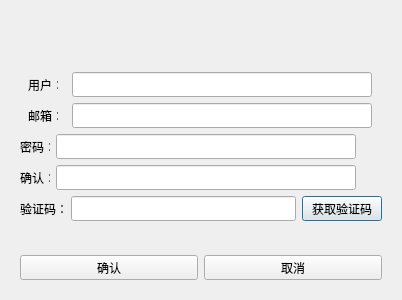
<?xml version="1.0" encoding="UTF-8"?>
<ui version="4.0">
 <class>ResetPasswordDialog</class>
 <widget class="QDialog" name="ResetPasswordDialog">
  <property name="geometry">
   <rect>
    <x>0</x>
    <y>0</y>
    <width>400</width>
    <height>300</height>
   </rect>
  </property>
  <property name="windowTitle">
   <string>Dialog</string>
  </property>
  <layout class="QVBoxLayout" name="verticalLayout_2">
   <item>
    <layout class="QVBoxLayout" name="verticalLayout">
     <item>
      <widget class="QStackedWidget" name="stackedWidget">
       <widget class="QWidget" name="page">
        <layout class="QVBoxLayout" name="verticalLayout_3">
         <item>
          <widget class="QWidget" name="error_widget" native="true">
           <layout class="QVBoxLayout" name="verticalLayout_4">
            <item>
             <widget class="QLabel" name="error_label">
              <property name="minimumSize">
               <size>
                <width>0</width>
                <height>20</height>
               </size>
              </property>
              <property name="text">
               <string/>
              </property>
              <property name="alignment">
               <set>Qt::AlignmentFlag::AlignCenter</set>
              </property>
             </widget>
            </item>
           </layout>
          </widget>
         </item>
         <item>
          <spacer name="verticalSpacer">
           <property name="orientation">
            <enum>Qt::Orientation::Vertical</enum>
           </property>
           <property name="sizeHint" stdset="0">
            <size>
             <width>20</width>
             <height>20</height>
            </size>
           </property>
          </spacer>
         </item>
         <item>
          <layout class="QHBoxLayout" name="horizontalLayout_user">
           <item>
            <widget class="QLabel" name="user_label">
             <property name="minimumSize">
              <size>
               <width>30</width>
               <height>25</height>
              </size>
             </property>
             <property name="maximumSize">
              <size>
               <width>30</width>
               <height>25</height>
              </size>
             </property>
             <property name="text">
              <string>用户：</string>
             </property>
            </widget>
           </item>
           <item>
            <widget class="QLineEdit" name="user_edit">
             <property name="minimumSize">
              <size>
               <width>300</width>
               <height>25</height>
              </size>
             </property>
             <property name="maximumSize">
              <size>
               <width>300</width>
               <height>25</height>
              </size>
             </property>
            </widget>
           </item>
          </layout>
         </item>
         <item>
          <layout class="QHBoxLayout" name="horizontalLayout_email">
           <item>
            <widget class="QLabel" name="email_label">
             <property name="minimumSize">
              <size>
               <width>30</width>
               <height>25</height>
              </size>
             </property>
             <property name="maximumSize">
              <size>
               <width>30</width>
               <height>25</height>
              </size>
             </property>
             <property name="text">
              <string>邮箱：</string>
             </property>
            </widget>
           </item>
           <item>
            <widget class="QLineEdit" name="email_edit">
             <property name="minimumSize">
              <size>
               <width>300</width>
               <height>25</height>
              </size>
             </property>
             <property name="maximumSize">
              <size>
               <width>300</width>
               <height>25</height>
              </size>
             </property>
            </widget>
           </item>
          </layout>
         </item>
         <item>
          <layout class="QHBoxLayout" name="horizontalLayout_pass">
           <item>
            <widget class="QLabel" name="pass_label">
             <property name="minimumSize">
              <size>
               <width>30</width>
               <height>25</height>
              </size>
             </property>
             <property name="maximumSize">
              <size>
               <width>30</width>
               <height>25</height>
              </size>
             </property>
             <property name="text">
              <string>密码：</string>
             </property>
            </widget>
           </item>
           <item>
            <widget class="QLineEdit" name="pass_edit">
             <property name="minimumSize">
              <size>
               <width>300</width>
               <height>25</height>
              </size>
             </property>
             <property name="maximumSize">
              <size>
               <width>300</width>
               <height>25</height>
              </size>
             </property>
            </widget>
           </item>
           <item>
            <widget class="ClickedLabel" name="pass_visible">
             <property name="minimumSize">
              <size>
               <width>20</width>
               <height>20</height>
              </size>
             </property>
             <property name="maximumSize">
              <size>
               <width>20</width>
               <height>20</height>
              </size>
             </property>
             <property name="text">
              <string/>
             </property>
            </widget>
           </item>
          </layout>
         </item>
         <item>
          <layout class="QHBoxLayout" name="horizontalLayout_confirm">
           <item>
            <widget class="QLabel" name="confirm_label">
             <property name="minimumSize">
              <size>
               <width>30</width>
               <height>25</height>
              </size>
             </property>
             <property name="maximumSize">
              <size>
               <width>30</width>
               <height>25</height>
              </size>
             </property>
             <property name="text">
              <string>确认：</string>
             </property>
            </widget>
           </item>
           <item>
            <widget class="QLineEdit" name="confirm_edit">
             <property name="minimumSize">
              <size>
               <width>300</width>
               <height>25</height>
              </size>
             </property>
             <property name="maximumSize">
              <size>
               <width>300</width>
               <height>25</height>
              </size>
             </property>
            </widget>
           </item>
           <item>
            <widget class="ClickedLabel" name="confirm_visible">
             <property name="minimumSize">
              <size>
               <width>20</width>
               <height>20</height>
              </size>
             </property>
             <property name="maximumSize">
              <size>
               <width>20</width>
               <height>20</height>
              </size>
             </property>
             <property name="text">
              <string/>
             </property>
            </widget>
           </item>
          </layout>
         </item>
         <item>
          <layout class="QHBoxLayout" name="horizontalLayout_verify">
           <item>
            <widget class="QLabel" name="varify_label">
             <property name="minimumSize">
              <size>
               <width>45</width>
               <height>25</height>
              </size>
             </property>
             <property name="maximumSize">
              <size>
               <width>45</width>
               <height>25</height>
              </size>
             </property>
             <property name="text">
              <string>验证码：</string>
             </property>
            </widget>
           </item>
           <item>
            <widget class="QLineEdit" name="varify_edit">
             <property name="minimumSize">
              <size>
               <width>0</width>
               <height>25</height>
              </size>
             </property>
             <property name="maximumSize">
              <size>
               <width>16777215</width>
               <height>25</height>
              </size>
             </property>
            </widget>
           </item>
           <item>
            <widget class="QPushButton" name="get_btn">
             <property name="minimumSize">
              <size>
               <width>0</width>
               <height>25</height>
              </size>
             </property>
             <property name="maximumSize">
              <size>
               <width>16777215</width>
               <height>25</height>
              </size>
             </property>
             <property name="text">
              <string>获取验证码</string>
             </property>
            </widget>
           </item>
          </layout>
         </item>
         <item>
          <spacer name="verticalSpacer_3">
           <property name="orientation">
            <enum>Qt::Orientation::Vertical</enum>
           </property>
           <property name="sizeHint" stdset="0">
            <size>
             <width>20</width>
             <height>40</height>
            </size>
           </property>
          </spacer>
         </item>
         <item>
          <layout class="QHBoxLayout" name="horizontalLayout_buttons">
           <item>
            <widget class="QPushButton" name="confirm_btn">
             <property name="minimumSize">
              <size>
               <width>0</width>
               <height>25</height>
              </size>
             </property>
             <property name="text">
              <string>确认</string>
             </property>
            </widget>
           </item>
           <item>
            <widget class="QPushButton" name="cancel_btn">
             <property name="minimumSize">
              <size>
               <width>0</width>
               <height>25</height>
              </size>
             </property>
             <property name="text">
              <string>取消</string>
             </property>
            </widget>
           </item>
          </layout>
         </item>
        </layout>
       </widget>
       <widget class="QWidget" name="page_2">
        <layout class="QVBoxLayout" name="verticalLayout_page2">
         <item>
          <spacer name="verticalSpacer_page2_top">
           <property name="orientation">
            <enum>Qt::Orientation::Vertical</enum>
           </property>
           <property name="sizeHint" stdset="0">
            <size>
             <width>20</width>
             <height>80</height>
            </size>
           </property>
          </spacer>
         </item>
         <item>
          <widget class="QLabel" name="tip_label">
           <property name="text">
            <string>密码重置成功</string>
           </property>
           <property name="alignment">
            <set>Qt::AlignmentFlag::AlignCenter</set>
           </property>
          </widget>
         </item>
         <item>
          <layout class="QHBoxLayout" name="horizontalLayout_page2">
           <item>
            <spacer name="horizontalSpacer_page2">
             <property name="orientation">
              <enum>Qt::Orientation::Horizontal</enum>
             </property>
             <property name="sizeHint" stdset="0">
              <size>
               <width>40</width>
               <height>20</height>
              </size>
             </property>
            </spacer>
           </item>
           <item>
            <widget class="QPushButton" name="backlogin_btn">
             <property name="text">
              <string>返回登录</string>
             </property>
            </widget>
           </item>
           <item>
            <spacer name="horizontalSpacer_page2_2">
             <property name="orientation">
              <enum>Qt::Orientation::Horizontal</enum>
             </property>
             <property name="sizeHint" stdset="0">
              <size>
               <width>40</width>
               <height>20</height>
              </size>
             </property>
            </spacer>
           </item>
          </layout>
         </item>
         <item>
          <spacer name="verticalSpacer_page2_bottom">
           <property name="orientation">
            <enum>Qt::Orientation::Vertical</enum>
           </property>
           <property name="sizeHint" stdset="0">
            <size>
             <width>20</width>
             <height>80</height>
            </size>
           </property>
          </spacer>
         </item>
        </layout>
       </widget>
      </widget>
     </item>
    </layout>
   </item>
  </layout>
 </widget>
 <customwidgets>
  <customwidget>
   <class>ClickedLabel</class>
   <extends>QLabel</extends>
   <header>clickedlabel.h</header>
  </customwidget>
 </customwidgets>
 <resources/>
 <connections/>
</ui>
